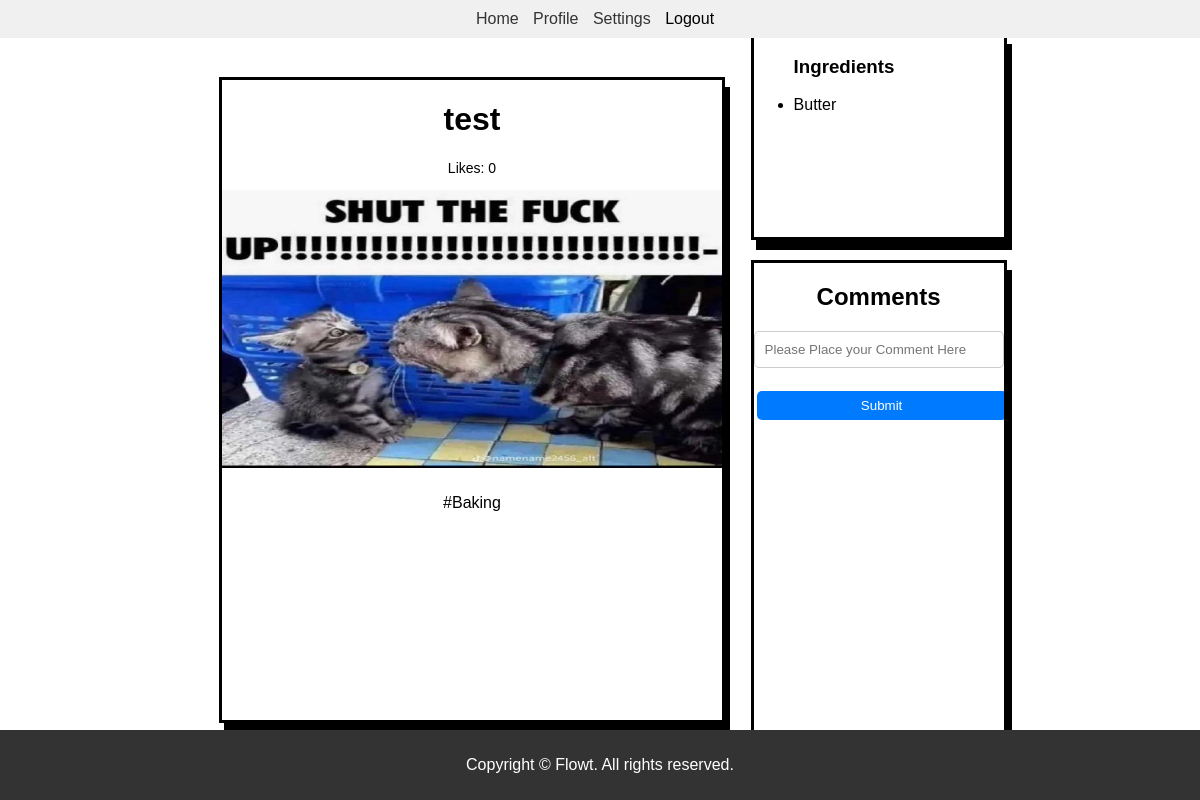
Screenshot of /postView/8 (signed in) with the database file from the repository.
### FProj/backend.py (models this page shows)
class Post(db.Model):
    id = db.Column(db.Integer, primary_key = True, autoincrement = True)
    title = db.Column(db.String, nullable = False)
    description = db.Column(db.String, nullable = False)
    ingredients = db.Column(db.String, nullable = False)
    label = db.Column(db.String(), nullable = False)
    picture = db.Column(db.String(), nullable = False)
    upvote = db.Column(db.Integer, default = 0, nullable = False)
    user_id = db.Column(db.Integer, db.ForeignKey('user.id'), nullable=False)
    user = db.relationship('User', backref=db.backref('posts', lazy=True))

### FProj/backend.py (the view)
@app.route('/postView/<int:post_id>')
@login_required
def viewPost(post_id):
    post = Post.query.get(post_id)
    comments = Comments.query.filter_by(post_id=post_id).all()
    print(post)
    if post:
        return render_template('postView.html', post=post, comments=comments, post_id=post_id)
    else:
        return render_template('/main')

### FProj/backend.py (called while the page is built)
@login_manager.user_loader
def load_user(user_id):
    return User.query.get(int(user_id))

### FProj/templates/postView.html (shortened to what this page needs)
<!DOCTYPE html>
<html lang="en">
<head>
    <link rel="stylesheet" type="text/css" href="{{ url_for('static', filename='forum.css') }}">
</head>
<body class="forum-page">
    <header class="forum-header">
        <nav class="forum-nav">
            <ul>
                <li><a href="/main">Home</a></li>
                <li><a href="#">Profile</a></li>
                <li><a href="#">Settings</a></li>
                <li>Logout</a></li>
            </ul>
        </nav>
    </header>
    <div class="viewPost-main">
        <h1 style="text-align: center;">{{post.title}}</h1>
        <p style="font-size: 14px">Likes: {{post.upvote}}</p>
        <div class="viewPost-content">
            <image class="image" src="{{ url_for('static', filename=post.picture) }}"">
            <p>{{post.label}}</p>
        </div>
    </div>
    <div class="viewPost-box">
        <div class="viewPost-Ingredients">
            <ul style="list-cycle:circle">
                <h3>Ingredients</h3>
                {% for i in post.ingredients.split(',')%}
                    <li>{{i}}</li>
                {%endfor%}
            </ul>
        </div>
        <div class="viewPost-Comments">
            <form action="/submitComment?post_id={{post.id}}" method="POST">
            <h2>Comments</h2>
            <Input type="text" id="comment" name="comment" placeholder="Please Place your Comment Here"/>
            <button type="submit"> Submit </button></form>
        </div>
    </div>
    <footer class="account-footer">
        <p>Copyright © Flowt. All rights reserved.</p>
    </footer>
</body>
</html>

### FProj/static/forum.css (style rules this page uses)
body { margin: 0; padding: 0; font-family: Arial, sans-serif; background-image: url('UC_Merced_at_night.jpg'); background-size: cover; display: flex; justify-content: center; align-items: center; height: 100vh; }
header { background-color: #f0f0f0; padding: 10px; border-radius: 10px; width: 100%; text-align: center; position: absolute; top: 0; left: 50%; transform: translateX(-50%); }
nav ul { list-style-type: none; margin: 0; padding: 0; text-align: center; }
nav ul li { display: inline; margin-right: 10px; }
nav ul li a { text-decoration: none; color: #333; }
h2 { text-align: center; }
form { text-align: center; }
input[type="text"], input[type="password"] { width: 100%; padding: 10px; margin-bottom: 20px; border: 1px solid #ccc; border-radius: 5px; box-sizing: border-box; }
button[type="submit"], button.create-account { width: 100%; padding: 7px; margin: 3px; border: none; border-radius: 5px; cursor: pointer; transition: background-color 0.3s ease; }
button[type="submit"] { background-color: #007bff; color: #fff; }
.account-footer { background-color: #333; color: #fff; text-align: center; padding: 10px 0; position: fixed; bottom: 0; width: 100%; }
.viewPost-main { text-align: center; border-style: solid; box-shadow: 5px 10px; background-color: white; width: 500px; height: 80%; }
.viewPost-content { overflow-y: auto; width: 100%; height: 87%; }
.viewPost-box { display:flex; flex-direction: column; }
.viewPost-Ingredients { overflow-y: auto; flex-direction: row; background-color: white; margin-left: 10%; margin-bottom: 20px; border-style: solid; box-shadow: 5px 10px; width: 250px; height: 200px; }
.viewPost-Comments { overflow-y: auto; flex-direction: row; background-color: white; margin-left: 10%; border-style: solid; box-shadow: 5px 10px; width: 250px; height: 500px; }
.image { width: 100%; height: 50%; }

### rows the page displays
Post: title "test", upvote "0", picture (picture), label "#Baking", ingredients "Butter"
